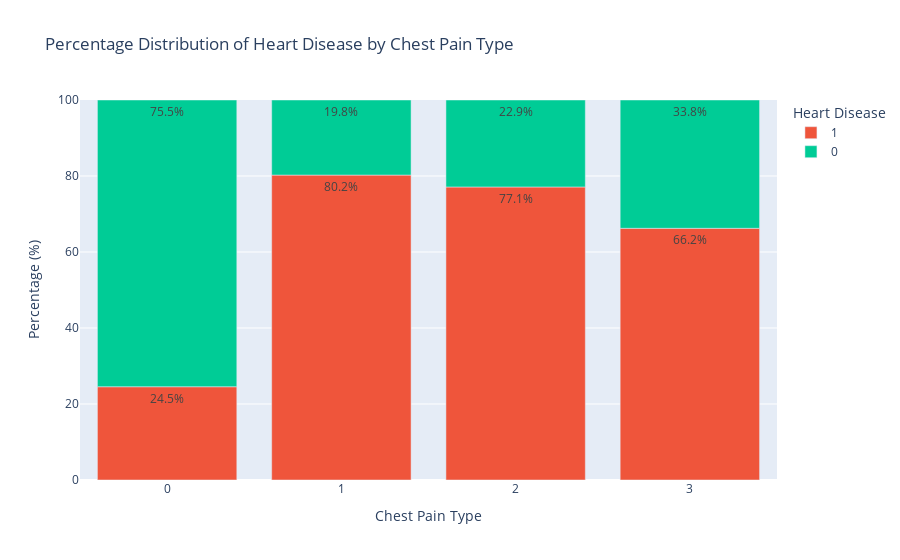

Source (notebook cell):
### Code cell
# Calculate percentages for each cp value
cp_target_counts = df.groupby(['cp', 'target']).size().reset_index(name='counts')
cp_totals = df.groupby('cp').size().reset_index(name='total')
cp_target_counts = cp_target_counts.merge(cp_totals, on='cp')
cp_target_counts['percentage'] = (cp_target_counts['counts'] / cp_target_counts['total']) * 100

# Convert target to string for discrete colors
cp_target_counts['target'] = cp_target_counts['target'].astype(str)

# Sort by target in descending order to put '1' at the bottom
cp_target_counts = cp_target_counts.sort_values('target', ascending=False)

# Create stacked bar chart with percentages
fig = px.bar(cp_target_counts, x='cp', y='percentage', color='target', 
             labels={'cp': 'Chest Pain Type', 'percentage': 'Percentage (%)', 'target': 'Heart Disease'},
             title='Percentage Distribution of Heart Disease by Chest Pain Type',
             color_discrete_map={'1': '#EF553B', '0': '#00CC96'},
             text='percentage')

fig.update_traces(texttemplate='%{text:.1f}%', textposition='inside')
fig.update_layout(yaxis_range=[0, 100], xaxis=dict(tickmode='array', tickvals=[0,1,2,3]))
fig.show()

### Figure 1 — Plotly figure (JSON) as saved in the notebook; plotly's stock layout.template omitted (floating-point values rounded to 4 significant figures)
{"data": [{"alignmentgroup": "True", "hovertemplate": "Heart Disease=1<br>Chest Pain Type=%{x}<br>Percentage (%)=%{text}<extra></extra>", "legendgroup": "1", "marker": {"color": "#EF553B", "pattern": {"shape": ""}}, "name": "1", "offsetgroup": "1", "orientation": "v", "showlegend": true, "text": [24.55, 80.24, 77.11, 66.23], "textposition": "inside", "texttemplate": "%{text:.1f}%", "type": "bar", "x": [0, 1, 2, 3], "xaxis": "x", "y": [24.55, 80.24, 77.11, 66.23], "yaxis": "y"}, {"alignmentgroup": "True", "hovertemplate": "Heart Disease=0<br>Chest Pain Type=%{x}<br>Percentage (%)=%{text}<extra></extra>", "legendgroup": "0", "marker": {"color": "#00CC96", "pattern": {"shape": ""}}, "name": "0", "offsetgroup": "0", "orientation": "v", "showlegend": true, "text": [75.45, 19.76, 22.89, 33.77], "textposition": "inside", "texttemplate": "%{text:.1f}%", "type": "bar", "x": [0, 1, 2, 3], "xaxis": "x", "y": [75.45, 19.76, 22.89, 33.77], "yaxis": "y"}], "layout": {"barmode": "relative", "legend": {"title": {"text": "Heart Disease"}, "tracegroupgap": 0}, "title": {"text": "Percentage Distribution of Heart Disease by Chest Pain Type"}, "xaxis": {"anchor": "y", "domain": [0, 1], "tickmode": "array", "tickvals": [0, 1, 2, 3], "title": {"text": "Chest Pain Type"}}, "yaxis": {"anchor": "x", "domain": [0, 1], "range": [0, 100], "title": {"text": "Percentage (%)"}}}}
